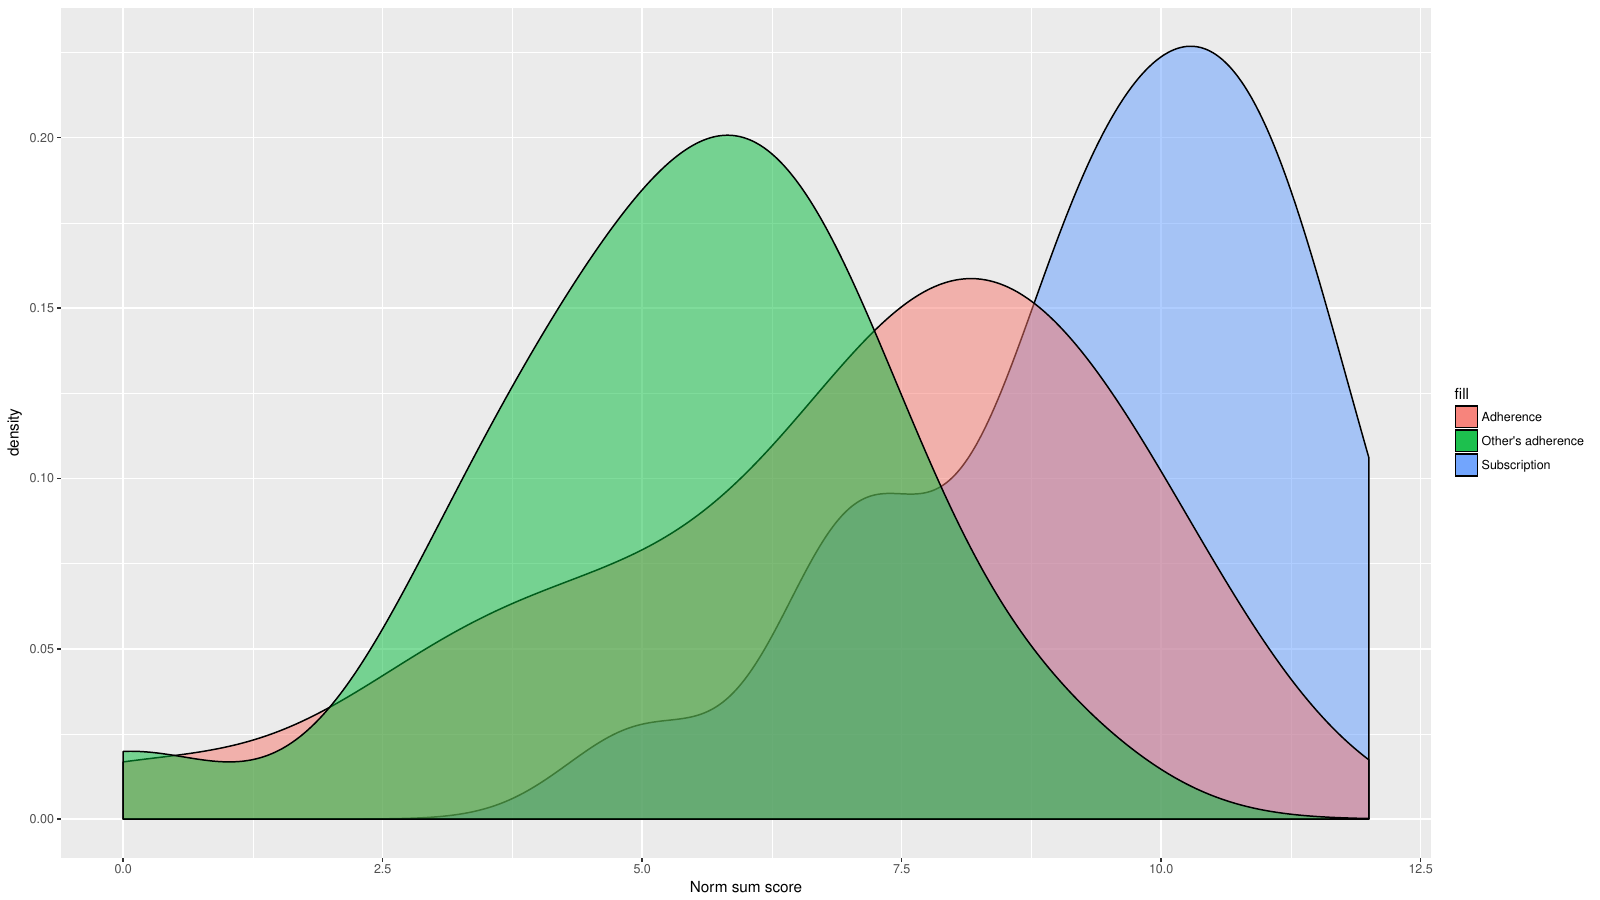

Write the R code that produced this figure.
dat <- read.table('exportPresentersWall.csv', header = TRUE, sep = ";", stringsAsFactors = FALSE)

library(ggplot2)

for (q in 12:29){
  dat[ ,q] = ifelse(grepl("0 - ", dat[ ,q]), 0, ifelse(
    grepl("1 - ", dat[ ,q]), 1, ifelse(
      grepl("2 - ", dat[ ,q]), 2, NA)))
}

dat$subscription <- ifelse(is.na(dat$Norm.question.13), 0, dat$Norm.question.13) + 
  ifelse(is.na(dat$Norm.question.14), 0, dat$Norm.question.14) + 
  ifelse(is.na(dat$Norm.question.15), 0, dat$Norm.question.15) + 
  ifelse(is.na(dat$Norm.question.16), 0, dat$Norm.question.16) + 
  ifelse(is.na(dat$Norm.question.17), 0, dat$Norm.question.17) + 
  ifelse(is.na(dat$Norm.question.18), 0, dat$Norm.question.18)

dat$adherence <- ifelse(is.na(dat$Norm.question.1), 0, dat$Norm.question.1) + 
  ifelse(is.na(dat$Norm.question.3), 0, dat$Norm.question.3) + 
  ifelse(is.na(dat$Norm.question.5), 0, dat$Norm.question.5) + 
  ifelse(is.na(dat$Norm.question.7), 0, dat$Norm.question.7) + 
  ifelse(is.na(dat$Norm.question.9), 0, dat$Norm.question.9) + 
  ifelse(is.na(dat$Norm.question.11), 0, dat$Norm.question.11)

dat$other_adherence <- ifelse(is.na(dat$Norm.question.2), 0, dat$Norm.question.2) + 
  ifelse(is.na(dat$Norm.question.4), 0, dat$Norm.question.4) + 
  ifelse(is.na(dat$Norm.question.6), 0, dat$Norm.question.6) + 
  ifelse(is.na(dat$Norm.question.8), 0, dat$Norm.question.8) + 
  ifelse(is.na(dat$Norm.question.10), 0, dat$Norm.question.10) + 
  ifelse(is.na(dat$Norm.question.12), 0, dat$Norm.question.12)

pdf('normative dissonance.pdf', width = 16, height = 9)
ggplot(data = dat) + xlab("Norm sum score") + 
  geom_density(aes(x = subscription, fill = "Subscription", label = "test"), alpha = .5) +
  geom_density(aes(x = adherence, fill = "Adherence"), alpha = .5) +
  geom_density(aes(x = other_adherence, fill = "Other's adherence"), alpha = .5)

dev.off()
